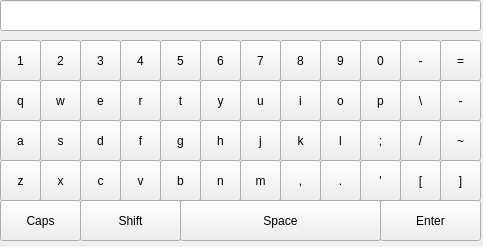
<?xml version="1.0" encoding="UTF-8"?>
<ui version="4.0">
 <class>KeyPadDialog</class>
 <widget class="QDialog" name="KeyPadDialog">
  <property name="geometry">
   <rect>
    <x>0</x>
    <y>0</y>
    <width>483</width>
    <height>247</height>
   </rect>
  </property>
  <property name="windowTitle">
   <string>Dialog</string>
  </property>
  <widget class="QToolButton" name="toolButton">
   <property name="geometry">
    <rect>
     <x>0</x>
     <y>40</y>
     <width>41</width>
     <height>41</height>
    </rect>
   </property>
   <property name="text">
    <string>1</string>
   </property>
  </widget>
  <widget class="QToolButton" name="toolButton_2">
   <property name="geometry">
    <rect>
     <x>40</x>
     <y>40</y>
     <width>41</width>
     <height>41</height>
    </rect>
   </property>
   <property name="text">
    <string>2</string>
   </property>
  </widget>
  <widget class="QToolButton" name="toolButton_3">
   <property name="geometry">
    <rect>
     <x>80</x>
     <y>40</y>
     <width>41</width>
     <height>41</height>
    </rect>
   </property>
   <property name="text">
    <string>3</string>
   </property>
  </widget>
  <widget class="QToolButton" name="toolButton_4">
   <property name="geometry">
    <rect>
     <x>120</x>
     <y>40</y>
     <width>41</width>
     <height>41</height>
    </rect>
   </property>
   <property name="text">
    <string>4</string>
   </property>
  </widget>
  <widget class="QToolButton" name="toolButton_5">
   <property name="geometry">
    <rect>
     <x>160</x>
     <y>40</y>
     <width>41</width>
     <height>41</height>
    </rect>
   </property>
   <property name="text">
    <string>5</string>
   </property>
  </widget>
  <widget class="QToolButton" name="toolButton_6">
   <property name="geometry">
    <rect>
     <x>200</x>
     <y>40</y>
     <width>41</width>
     <height>41</height>
    </rect>
   </property>
   <property name="text">
    <string>6</string>
   </property>
  </widget>
  <widget class="QToolButton" name="toolButton_7">
   <property name="geometry">
    <rect>
     <x>240</x>
     <y>40</y>
     <width>41</width>
     <height>41</height>
    </rect>
   </property>
   <property name="text">
    <string>7</string>
   </property>
  </widget>
  <widget class="QToolButton" name="toolButton_8">
   <property name="geometry">
    <rect>
     <x>280</x>
     <y>40</y>
     <width>41</width>
     <height>41</height>
    </rect>
   </property>
   <property name="text">
    <string>8</string>
   </property>
  </widget>
  <widget class="QToolButton" name="toolButton_9">
   <property name="geometry">
    <rect>
     <x>320</x>
     <y>40</y>
     <width>41</width>
     <height>41</height>
    </rect>
   </property>
   <property name="text">
    <string>9</string>
   </property>
  </widget>
  <widget class="QToolButton" name="toolButton_10">
   <property name="geometry">
    <rect>
     <x>360</x>
     <y>40</y>
     <width>41</width>
     <height>41</height>
    </rect>
   </property>
   <property name="text">
    <string>0</string>
   </property>
  </widget>
  <widget class="QToolButton" name="toolButton_11">
   <property name="geometry">
    <rect>
     <x>400</x>
     <y>40</y>
     <width>41</width>
     <height>41</height>
    </rect>
   </property>
   <property name="text">
    <string>-</string>
   </property>
  </widget>
  <widget class="QToolButton" name="toolButton_12">
   <property name="geometry">
    <rect>
     <x>440</x>
     <y>40</y>
     <width>41</width>
     <height>41</height>
    </rect>
   </property>
   <property name="text">
    <string>=</string>
   </property>
  </widget>
  <widget class="QToolButton" name="toolButton_13">
   <property name="geometry">
    <rect>
     <x>0</x>
     <y>80</y>
     <width>41</width>
     <height>41</height>
    </rect>
   </property>
   <property name="text">
    <string>q</string>
   </property>
  </widget>
  <widget class="QToolButton" name="toolButton_14">
   <property name="geometry">
    <rect>
     <x>40</x>
     <y>80</y>
     <width>41</width>
     <height>41</height>
    </rect>
   </property>
   <property name="text">
    <string>w</string>
   </property>
  </widget>
  <widget class="QToolButton" name="toolButton_15">
   <property name="geometry">
    <rect>
     <x>80</x>
     <y>80</y>
     <width>41</width>
     <height>41</height>
    </rect>
   </property>
   <property name="text">
    <string>e</string>
   </property>
  </widget>
  <widget class="QToolButton" name="toolButton_16">
   <property name="geometry">
    <rect>
     <x>120</x>
     <y>80</y>
     <width>41</width>
     <height>41</height>
    </rect>
   </property>
   <property name="text">
    <string>r</string>
   </property>
  </widget>
  <widget class="QToolButton" name="toolButton_17">
   <property name="geometry">
    <rect>
     <x>160</x>
     <y>80</y>
     <width>41</width>
     <height>41</height>
    </rect>
   </property>
   <property name="text">
    <string>t</string>
   </property>
  </widget>
  <widget class="QToolButton" name="toolButton_18">
   <property name="geometry">
    <rect>
     <x>200</x>
     <y>80</y>
     <width>41</width>
     <height>41</height>
    </rect>
   </property>
   <property name="text">
    <string>y</string>
   </property>
  </widget>
  <widget class="QToolButton" name="toolButton_19">
   <property name="geometry">
    <rect>
     <x>240</x>
     <y>80</y>
     <width>41</width>
     <height>41</height>
    </rect>
   </property>
   <property name="text">
    <string>u</string>
   </property>
  </widget>
  <widget class="QToolButton" name="toolButton_20">
   <property name="geometry">
    <rect>
     <x>280</x>
     <y>80</y>
     <width>41</width>
     <height>41</height>
    </rect>
   </property>
   <property name="text">
    <string>i</string>
   </property>
  </widget>
  <widget class="QToolButton" name="toolButton_21">
   <property name="geometry">
    <rect>
     <x>320</x>
     <y>80</y>
     <width>41</width>
     <height>41</height>
    </rect>
   </property>
   <property name="text">
    <string>o</string>
   </property>
  </widget>
  <widget class="QToolButton" name="toolButton_22">
   <property name="geometry">
    <rect>
     <x>360</x>
     <y>80</y>
     <width>41</width>
     <height>41</height>
    </rect>
   </property>
   <property name="text">
    <string>p</string>
   </property>
  </widget>
  <widget class="QToolButton" name="toolButton_23">
   <property name="geometry">
    <rect>
     <x>400</x>
     <y>80</y>
     <width>41</width>
     <height>41</height>
    </rect>
   </property>
   <property name="text">
    <string>\</string>
   </property>
  </widget>
  <widget class="QToolButton" name="toolButton_24">
   <property name="geometry">
    <rect>
     <x>440</x>
     <y>80</y>
     <width>41</width>
     <height>41</height>
    </rect>
   </property>
   <property name="text">
    <string>-</string>
   </property>
  </widget>
  <widget class="QToolButton" name="toolButton_25">
   <property name="geometry">
    <rect>
     <x>0</x>
     <y>120</y>
     <width>41</width>
     <height>41</height>
    </rect>
   </property>
   <property name="text">
    <string>a</string>
   </property>
  </widget>
  <widget class="QToolButton" name="toolButton_26">
   <property name="geometry">
    <rect>
     <x>40</x>
     <y>120</y>
     <width>41</width>
     <height>41</height>
    </rect>
   </property>
   <property name="text">
    <string>s</string>
   </property>
  </widget>
  <widget class="QToolButton" name="toolButton_27">
   <property name="geometry">
    <rect>
     <x>80</x>
     <y>120</y>
     <width>41</width>
     <height>41</height>
    </rect>
   </property>
   <property name="text">
    <string>d</string>
   </property>
  </widget>
  <widget class="QToolButton" name="toolButton_28">
   <property name="geometry">
    <rect>
     <x>120</x>
     <y>120</y>
     <width>41</width>
     <height>41</height>
    </rect>
   </property>
   <property name="text">
    <string>f</string>
   </property>
  </widget>
  <widget class="QToolButton" name="toolButton_29">
   <property name="geometry">
    <rect>
     <x>160</x>
     <y>120</y>
     <width>41</width>
     <height>41</height>
    </rect>
   </property>
   <property name="text">
    <string>g</string>
   </property>
  </widget>
  <widget class="QToolButton" name="toolButton_30">
   <property name="geometry">
    <rect>
     <x>200</x>
     <y>120</y>
     <width>41</width>
     <height>41</height>
    </rect>
   </property>
   <property name="text">
    <string>h</string>
   </property>
  </widget>
  <widget class="QToolButton" name="toolButton_31">
   <property name="geometry">
    <rect>
     <x>240</x>
     <y>120</y>
     <width>41</width>
     <height>41</height>
    </rect>
   </property>
   <property name="text">
    <string>j</string>
   </property>
  </widget>
  <widget class="QToolButton" name="toolButton_32">
   <property name="geometry">
    <rect>
     <x>280</x>
     <y>120</y>
     <width>41</width>
     <height>41</height>
    </rect>
   </property>
   <property name="text">
    <string>k</string>
   </property>
  </widget>
  <widget class="QToolButton" name="toolButton_33">
   <property name="geometry">
    <rect>
     <x>320</x>
     <y>120</y>
     <width>41</width>
     <height>41</height>
    </rect>
   </property>
   <property name="text">
    <string>l</string>
   </property>
  </widget>
  <widget class="QToolButton" name="toolButton_34">
   <property name="geometry">
    <rect>
     <x>360</x>
     <y>120</y>
     <width>41</width>
     <height>41</height>
    </rect>
   </property>
   <property name="text">
    <string>;</string>
   </property>
  </widget>
  <widget class="QToolButton" name="toolButton_35">
   <property name="geometry">
    <rect>
     <x>400</x>
     <y>120</y>
     <width>41</width>
     <height>41</height>
    </rect>
   </property>
   <property name="text">
    <string>/</string>
   </property>
  </widget>
  <widget class="QToolButton" name="toolButton_36">
   <property name="geometry">
    <rect>
     <x>440</x>
     <y>120</y>
     <width>41</width>
     <height>41</height>
    </rect>
   </property>
   <property name="text">
    <string>~</string>
   </property>
  </widget>
  <widget class="QToolButton" name="toolButton_37">
   <property name="geometry">
    <rect>
     <x>0</x>
     <y>160</y>
     <width>41</width>
     <height>41</height>
    </rect>
   </property>
   <property name="text">
    <string>z</string>
   </property>
  </widget>
  <widget class="QToolButton" name="toolButton_38">
   <property name="geometry">
    <rect>
     <x>40</x>
     <y>160</y>
     <width>41</width>
     <height>41</height>
    </rect>
   </property>
   <property name="text">
    <string>x</string>
   </property>
  </widget>
  <widget class="QToolButton" name="toolButton_39">
   <property name="geometry">
    <rect>
     <x>80</x>
     <y>160</y>
     <width>41</width>
     <height>41</height>
    </rect>
   </property>
   <property name="text">
    <string>c</string>
   </property>
  </widget>
  <widget class="QToolButton" name="toolButton_40">
   <property name="geometry">
    <rect>
     <x>120</x>
     <y>160</y>
     <width>41</width>
     <height>41</height>
    </rect>
   </property>
   <property name="text">
    <string>v</string>
   </property>
  </widget>
  <widget class="QToolButton" name="toolButton_41">
   <property name="geometry">
    <rect>
     <x>160</x>
     <y>160</y>
     <width>41</width>
     <height>41</height>
    </rect>
   </property>
   <property name="text">
    <string>b</string>
   </property>
  </widget>
  <widget class="QToolButton" name="toolButton_42">
   <property name="geometry">
    <rect>
     <x>200</x>
     <y>160</y>
     <width>41</width>
     <height>41</height>
    </rect>
   </property>
   <property name="text">
    <string>n</string>
   </property>
  </widget>
  <widget class="QToolButton" name="toolButton_43">
   <property name="geometry">
    <rect>
     <x>240</x>
     <y>160</y>
     <width>41</width>
     <height>41</height>
    </rect>
   </property>
   <property name="text">
    <string>m</string>
   </property>
  </widget>
  <widget class="QToolButton" name="toolButton_44">
   <property name="geometry">
    <rect>
     <x>280</x>
     <y>160</y>
     <width>41</width>
     <height>41</height>
    </rect>
   </property>
   <property name="text">
    <string>,</string>
   </property>
  </widget>
  <widget class="QToolButton" name="toolButton_45">
   <property name="geometry">
    <rect>
     <x>320</x>
     <y>160</y>
     <width>41</width>
     <height>41</height>
    </rect>
   </property>
   <property name="text">
    <string>.</string>
   </property>
  </widget>
  <widget class="QToolButton" name="toolButton_46">
   <property name="geometry">
    <rect>
     <x>360</x>
     <y>160</y>
     <width>41</width>
     <height>41</height>
    </rect>
   </property>
   <property name="text">
    <string>'</string>
   </property>
  </widget>
  <widget class="QToolButton" name="toolButton_47">
   <property name="geometry">
    <rect>
     <x>400</x>
     <y>160</y>
     <width>41</width>
     <height>41</height>
    </rect>
   </property>
   <property name="text">
    <string>[</string>
   </property>
  </widget>
  <widget class="QToolButton" name="toolButton_48">
   <property name="geometry">
    <rect>
     <x>440</x>
     <y>160</y>
     <width>41</width>
     <height>41</height>
    </rect>
   </property>
   <property name="text">
    <string>]</string>
   </property>
  </widget>
  <widget class="QToolButton" name="toolButton_49">
   <property name="geometry">
    <rect>
     <x>0</x>
     <y>200</y>
     <width>81</width>
     <height>41</height>
    </rect>
   </property>
   <property name="text">
    <string>Caps</string>
   </property>
  </widget>
  <widget class="QToolButton" name="toolButton_50">
   <property name="geometry">
    <rect>
     <x>80</x>
     <y>200</y>
     <width>101</width>
     <height>41</height>
    </rect>
   </property>
   <property name="text">
    <string>Shift</string>
   </property>
  </widget>
  <widget class="QToolButton" name="toolButton_51">
   <property name="geometry">
    <rect>
     <x>180</x>
     <y>200</y>
     <width>201</width>
     <height>41</height>
    </rect>
   </property>
   <property name="text">
    <string>Space</string>
   </property>
  </widget>
  <widget class="QToolButton" name="toolButton_52">
   <property name="geometry">
    <rect>
     <x>380</x>
     <y>200</y>
     <width>101</width>
     <height>41</height>
    </rect>
   </property>
   <property name="text">
    <string>Enter</string>
   </property>
  </widget>
  <widget class="QLineEdit" name="lineEdit">
   <property name="geometry">
    <rect>
     <x>0</x>
     <y>0</y>
     <width>481</width>
     <height>31</height>
    </rect>
   </property>
  </widget>
 </widget>
 <layoutdefault spacing="6" margin="11"/>
 <resources/>
 <connections/>
</ui>
